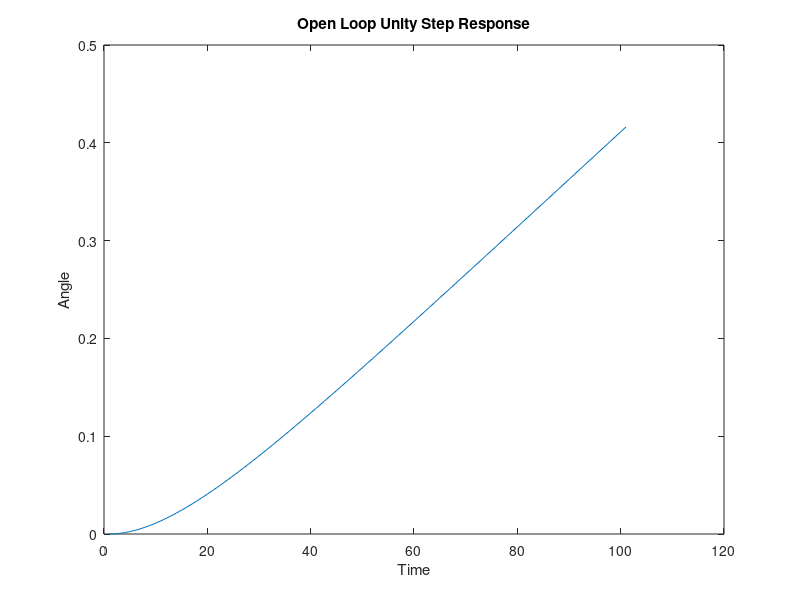

The MATLAB source for this figure: (Note: this script raises an error after producing the figure.)

%% Open Loop Transfer Function
s=zpk('s'); % Set 's' = laplace variable
Motor=tf(2.083,[1, 1.71]); % Find the transfer function for motor block
G=(Motor*0.1)/s; % Finds G, theta/Ea

%% Open Loop Unity Step Response
OLoopUnitStep=step(G); % Finds the Open Loop Unity Step Response 
plot(OLoopUnitStep)
xlabel('Time');
ylabel('Angle');
title('Open Loop Unity Step Response')
%% Unit Step Response
syms 's'
G=0.2083/(s+1.71);
ilaplace(G)
%% Verifying the original transfer function
syms 't'
laplace(0.2083*exp(-1.71*t))*(0.1/s);
